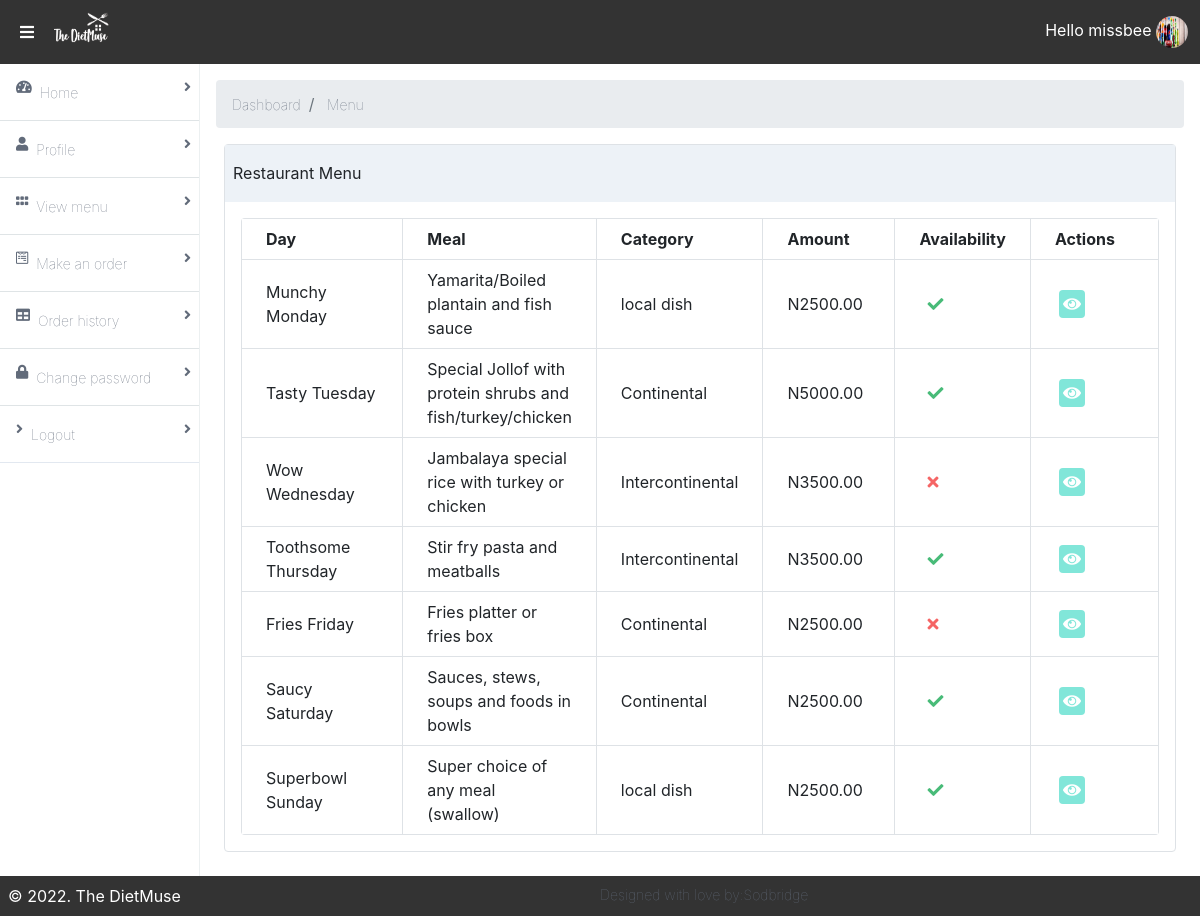
/food-menu/ (signed in), run on the app's committed database.
### accounts/models.py (models this page shows, shortened)
class Profile(models.Model):
	gender = (
			('Please select', 'Please select'),
			('Male', 'Male'),
			('Female', 'Female')
		)
	category = (
			('Choose category', 'Choose category'),
			('Monthly', 'Monthly'),
			('Quarterly', 'Quarterly'),
			('Annually', 'Annually'),
		)
	user = models.OneToOneField(User, related_name='profile', on_delete=models.CASCADE)
	dob = models.DateField(blank=True, null=True)
	photo = models.ImageField(upload_to='users', default='default.jpeg', blank=True)
	gender = models.CharField(max_length=100, choices=gender, default='Please Select')
	category = models.CharField(max_length=100, choices=category, blank=True, default='Choose category')
	street_address = models.CharField(max_length=200, blank=True)
	city = models.CharField(max_length=100, blank=True, default='Ondo')
	nationality = models.CharField(max_length=100, blank=True, default='Nigerian')
	state = models.CharField(max_length=200, blank=True, default=100)
	phone_no = models.CharField(max_length=100, blank=True)
	subscribed_member = models.BooleanField(default=False)
	date_created = models.DateTimeField(auto_now_add=True)

### app/models.py (models this page shows, shortened)
class Food(models.Model):
    name = models.CharField(max_length=200, db_index=True)
    slug = models.SlugField(max_length=200, db_index=True)
    category = models.ForeignKey(Category, related_name='categories', null=True, on_delete=models.CASCADE)
    image = models.ImageField(upload_to='food-menu/',blank=True)
    day = models.CharField(max_length=20, choices=week_choices, default='Munchy Monday')
    description = models.TextField(blank=True)
    return_policy = models.TextField(blank=True, null=True,)
    price = models.DecimalField(max_digits=10, null=True, decimal_places=2)
    available = models.BooleanField(default=True)
    created = models.DateTimeField(auto_now_add=True)
    updated = models.DateTimeField(auto_now=True)
    class Meta:
        index_together = (('id', 'slug'),)

class Category(models.Model):
    name = models.CharField(max_length=200, db_index=True)
    slug = models.SlugField(max_length=200, unique=True)
    class Meta:
        ordering = ('name',)
        verbose_name = 'category'
        verbose_name_plural = 'categories'
    def __str__(self):
        return self.name

### accounts/views.py (the view)
# urls.py: path('food-menu/',food_menu, name='food-menu'),
@login_required
def food_menu(request):
	food_menu = Food.objects.all()
	context = {'food_menu': food_menu}
	return render(request, 'food_menu.html', context)

### accounts/templates/food_menu.html (shortened to what this page needs)
{% extends 'base.html' %}
{% load static %}
{% load crispy_forms_tags %}
{% block content %}
<main class="bg-white-500 flex-1 p-3 overflow-hidden">
<nav aria-label="breadcrumb">
  <ol class="breadcrumb">
    <li class="breadcrumb-item"><a class="font-sans font-hairline hover:font-normal text-sm text-nav-item no-underline" href="{% url 'dashboard' %}">Dashboard</a></li>
    <li class="breadcrumb-item active" aria-current="page"> <span class="font-sans font-hairline hover:font-normal text-sm text-nav-item no-underline">Menu</span></li>
  </ol>
</nav>
    <div class="flex flex-col">
        <div class="flex flex-1  flex-col md:flex-row lg:flex-row mx-2">
            <div class="mb-2 border-solid border-gray-300 rounded border shadow-sm w-full">
                <div class="bg-gray-200 px-2 py-3 border-solid border-gray-200 border-b">
                    Restaurant Menu
                </div>
                <div class="p-3">
                    <table class="table-responsive w-full rounded">
                        <thead>
                          <tr>
                            <th class="border w-1/4 px-4 py-2">Day</th>
                            <th class="border w-1/6 px-4 py-2">Meal</th>
                            <th class="border w-1/6 px-4 py-2">Category</th>
                            <th class="border w-1/6 px-4 py-2">Amount</th>
                            <th class="border w-1/7 px-4 py-2">Availability</th>
                            <th class="border w-1/5 px-4 py-2">Actions</th>
                          </tr>
                        </thead>
                        <tbody>
                          {% for menu in food_menu %}
                            <tr>
                                <td class="border px-4 py-2"> {{ menu.day }}</td>
                                <td class="border px-4 py-2">{{ menu.name }}</td>
                                <td class="border px-4 py-2"> {{ menu.category }}</td>
                                <td class="border px-4 py-2">N{{ menu.price }}</td>
                                {% if menu.available == True %}
                                <td class="border px-4 py-2">
                                    <i class="fas fa-check text-green-500 mx-2"></i>
                                </td>
                                {% else %}
                                <td class="border px-4 py-2">
                                    <i class="fas fa-times text-red-500 mx-2"></i>
                                </td>
                                {% endif %}
                                {% if request.user.username == 'gabby' %}
                                <td class="border px-4 py-2">
                                    <a href="{% url 'menu-detail' menu.pk %}" title="view menu" class="bg-teal-300 cursor-pointer rounded p-1 mx-1 text-white"><i class="fas fa-eye"></i></a>
                                    <a href="{% url 'menu-update' menu.pk %}" title="edit menu" class="bg-teal-300 cursor-pointer rounded p-1 mx-1 text-white"><i class="fas fa-edit"></i></a>
<!--                                     <a href="{% url 'menu-delete' menu.pk %}" title="delete menu" class="bg-teal-300 cursor-pointer rounded p-1 mx-1 text-red-500"><i class="fas fa-trash"></i>
                                    </a> -->
                                </td>
                                {% else %}
                                <td class="border px-4 py-2">
                                    <a href="{% url 'menu-detail' menu.pk %}" title="view menu" class="bg-teal-300 cursor-pointer rounded p-1 mx-1 text-white">
                                            <i class="fas fa-eye"></i></a>
                                </td>
                                 {% endif %}
                            </tr>
                            {% endfor %}
                        </tbody>
                    </table>
                </div>
            </div>
        </div>
    </div>
</main>
{% endblock content %}

### accounts/templates/base.html (shortened to what this page needs)
{% load static %}
{% load crispy_forms_tags %}
<!DOCTYPE html>
<html lang="en">
<head>
    <link rel="stylesheet" href="{% static 'dist/styles.css' %}">
    <link rel="stylesheet" href="{% static 'dist/all.css' %}">
    <link rel="stylesheet" href="https://cdn.jsdelivr.net/npm/bootstrap@4.0.0/dist/css/bootstrap.min.css">
</head>
<body>
<div class="mx-auto bg-grey-400">
    <div class="min-h-screen flex flex-col">
        <header class="bg-nav" style="background-color:#333">
            <div class="flex justify-between">
                <div class="p-1 mx-3 inline-flex items-center">
                    <i class="fas fa-bars pr-2 text-white" onclick="sidebarToggle()"></i>
                    <h1 class="text-white p-2">
                    <img src="{% static 'images/dietmusenew-removebg-preview.png' %}" style="height:2rem; width:60px;" alt="Logo" class="img-fluid"> </h1>
                </div>
                <div class="p-1 flex flex-row items-center">
                    <a href="#" onclick="profileToggle()" class="text-white p-2 no-underline hidden md:block lg:block">Hello {{ request.user.username }}
                        <img onclick="profileToggle()" class="inline-block h-8 w-8 rounded-full" src="{{ request.user.profile.photo.url }}" alt="user picture">
                    </a>
                </div>
            </div>
        </header>
        <div class="flex flex-1">
            <aside id="sidebar" style="background-color:transparent;" class="bg-side-nav w-1/2 md:w-1/6 lg:w-1/6 border-r border-side-nav hidden md:block lg:block">
                <ul class="list-reset flex flex-col">
                    <li class=" w-full h-full py-3 px-2 border-b border-light-border bg-white">
                        <a href="{% url 'index' %}"
                           class="font-sans font-hairline hover:font-normal text-sm text-nav-item no-underline">
                            <i class="fas fa-tachometer-alt float-left mx-2"></i>
                            Home
                            <span><i class="fas fa-angle-right float-right"></i></span>
                        </a>
                    </li>
                    <li class=" w-full h-full py-3 px-2 border-b border-light-border bg-white">
                        <a href="{% url 'dashboard' %}"
                           class="font-sans font-hairline hover:font-normal text-sm text-nav-item no-underline">
                            <i class="fas fa-user float-left mx-2"></i>
                            Profile
                            <span><i class="fas fa-angle-right float-right"></i></span>
                        </a>
                    </li>
                    <li class="w-full h-full py-3 px-2 border-b border-light-border">
                        <a href="{% url 'food-menu' %}"
                           class="font-sans font-hairline hover:font-normal text-sm text-nav-item no-underline">
                            <i class="fas fa-grip-horizontal float-left mx-2"></i>
                            View menu
                            <span><i class="fa fa-angle-right float-right"></i></span>
                        </a>
                    </li>
                    {% if request.user.username == 'gabby' %}
                        <li class="w-full h-full py-3 px-2 border-b border-light-border">
                        <a href="{% url 'view-orders' %}"
                           class="font-sans font-hairline hover:font-normal text-sm text-nav-item no-underline">
                            <i class="fab fa-wpforms float-left mx-2"></i>
                            Customers orders
                            <span><i class="fa fa-angle-right float-right"></i></span>
                        </a>
                    </li>
                   {% else %}
                    <li class="w-full h-full py-3 px-2 border-b border-light-border">
                        <a href="{% url 'make-order' %}"
                           class="font-sans font-hairline hover:font-normal text-sm text-nav-item no-underline">
                            <i class="fab fa-wpforms float-left mx-2"></i>
                            Make an order
                            <span><i class="fa fa-angle-right float-right"></i></span>
                        </a>
                    </li>
                     {% endif %}
                    <li class="w-full h-full py-3 px-2 border-b border-light-border">
                        <a href="{% url 'order-history' %}"
                           class="font-sans font-hairline hover:font-normal text-sm text-nav-item no-underline">
                            <i class="fas fa-table float-left mx-2"></i>
                            Order history
                            <span><i class="fa fa-angle-right float-right"></i></span>
                        </a>
                    </li>
                    <li class="w-full h-full py-3 px-2 border-b border-light-border">
                        <a href="{% url 'password_change' %}"
                           class="font-sans font-hairline hover:font-normal text-sm text-nav-item no-underline">
                            <i class="fas fa-lock float-left mx-2"></i>
                            Change password
                            <span><i class="fa fa-angle-right float-right"></i></span>
                        </a>
                    </li>
                    <li class="w-full h-full py-3 px-2 border-b border-300-border">
                        <a href="{% url 'logout' %}" class="font-sans font-hairline hover:font-normal text-sm text-nav-item no-underline">
                            <i class="fas fa-angle-right float-left mx-2"></i>
                            Logout
                            <span><i class="fa fa-angle-right float-right"></i></span>
                        </a>
                    </li>
                        </ul>
            </aside>
            {% block content %}
            {% endblock %}
        </div>
        <footer class="bg-grey-darkest text-white p-2" style="background-color:#333;">
            <div style="display:flex; text-align:center; margin: auto;">
                <div class="flex flex-1 mx-auto">&copy; 2022. The DietMuse</div>
                <div class="flex flex-1 mx-auto font-sans font-hairline hover:font-normal text-sm text-nav-item no-underline"> Designed with love by:<a class="font-sans font-hairline hover:font-normal text-sm text-nav-item no-underline" href="https://sodbridgeacademy.com/" target=" _blank"> Sodbridge</a></div>
            </div>
        </footer>
    </div>
</div>
</body>
</html>

### data on the page
Food: day "Munchy Monday", name "Yamarita/Boiled plantain and fish sauce", category "local dish", price "2500.00", available True (drawn)
Food: day "Tasty Tuesday", name "Special Jollof with protein shrubs and fish/turkey/chicken", category "Continental", price "5000.00", available True (drawn)
Food: day "Wow Wednesday", name "Jambalaya special rice with turkey or chicken", category "Intercontinental", price "3500.00", available False (drawn)
Food: day "Toothsome Thursday", name "Stir fry pasta and meatballs", category "Intercontinental", price "3500.00", available True (drawn)
Food: day "Fries Friday", name "Fries platter or fries box", category "Continental", price "2500.00", available False (drawn)
Food: day "Saucy Saturday", name "Sauces, stews, soups and foods in bowls", category "Continental", price "2500.00", available True (drawn)
Food: day "Superbowl Sunday", name "Super choice of any meal (swallow)", category "local dish", price "2500.00", available True (drawn)

### other printed values
{{ request.user.username }} "missbee"
